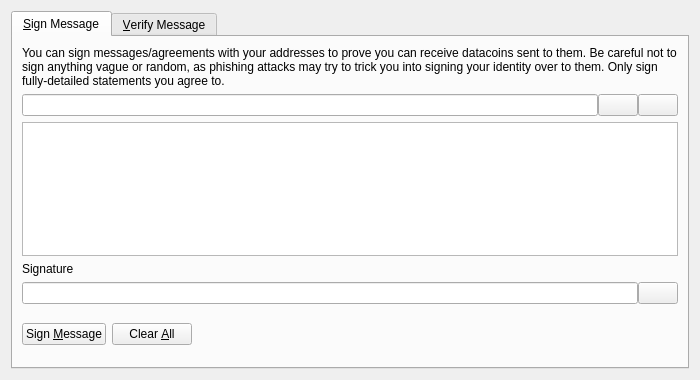
<?xml version="1.0" encoding="UTF-8"?>
<ui version="4.0">
 <class>SignVerifyMessageDialog</class>
 <widget class="QDialog" name="SignVerifyMessageDialog">
  <property name="geometry">
   <rect>
    <x>0</x>
    <y>0</y>
    <width>700</width>
    <height>380</height>
   </rect>
  </property>
  <property name="windowTitle">
   <string>Signatures - Sign / Verify a Message</string>
  </property>
  <property name="modal">
   <bool>true</bool>
  </property>
  <layout class="QVBoxLayout" name="verticalLayout">
   <item>
    <widget class="QTabWidget" name="tabWidget">
     <property name="currentIndex">
      <number>0</number>
     </property>
     <widget class="QWidget" name="tabSignMessage">
      <attribute name="title">
       <string>&amp;Sign Message</string>
      </attribute>
      <layout class="QVBoxLayout" name="verticalLayout_SM">
       <item>
        <widget class="QLabel" name="infoLabel_SM">
         <property name="text">
          <string>You can sign messages/agreements with your addresses to prove you can receive datacoins sent to them. Be careful not to sign anything vague or random, as phishing attacks may try to trick you into signing your identity over to them. Only sign fully-detailed statements you agree to.</string>
         </property>
         <property name="textFormat">
          <enum>Qt::PlainText</enum>
         </property>
         <property name="wordWrap">
          <bool>true</bool>
         </property>
        </widget>
       </item>
       <item>
        <layout class="QHBoxLayout" name="horizontalLayout_1_SM">
         <property name="spacing">
          <number>0</number>
         </property>
         <item>
          <widget class="QValidatedLineEdit" name="addressIn_SM">
           <property name="toolTip">
            <string>The Datacoin address to sign the message with</string>
           </property>
          </widget>
         </item>
         <item>
          <widget class="QPushButton" name="addressBookButton_SM">
           <property name="toolTip">
            <string>Choose previously used address</string>
           </property>
           <property name="text">
            <string/>
           </property>
           <property name="icon">
            <iconset resource="../bitcoin.qrc">
             <normaloff>:/icons/address-book</normaloff>:/icons/address-book</iconset>
           </property>
           <property name="shortcut">
            <string>Alt+A</string>
           </property>
           <property name="autoDefault">
            <bool>false</bool>
           </property>
          </widget>
         </item>
         <item>
          <widget class="QPushButton" name="pasteButton_SM">
           <property name="toolTip">
            <string>Paste address from clipboard</string>
           </property>
           <property name="text">
            <string/>
           </property>
           <property name="icon">
            <iconset resource="../bitcoin.qrc">
             <normaloff>:/icons/editpaste</normaloff>:/icons/editpaste</iconset>
           </property>
           <property name="shortcut">
            <string>Alt+P</string>
           </property>
           <property name="autoDefault">
            <bool>false</bool>
           </property>
          </widget>
         </item>
        </layout>
       </item>
       <item>
        <widget class="QPlainTextEdit" name="messageIn_SM">
         <property name="toolTip">
          <string>Enter the message you want to sign here</string>
         </property>
        </widget>
       </item>
       <item>
        <widget class="QLabel" name="signatureLabel_SM">
         <property name="text">
          <string>Signature</string>
         </property>
         <property name="textFormat">
          <enum>Qt::PlainText</enum>
         </property>
        </widget>
       </item>
       <item>
        <layout class="QHBoxLayout" name="horizontalLayout_2_SM">
         <property name="spacing">
          <number>0</number>
         </property>
         <item>
          <widget class="QLineEdit" name="signatureOut_SM">
           <property name="font">
            <font>
             <italic>true</italic>
            </font>
           </property>
           <property name="readOnly">
            <bool>true</bool>
           </property>
          </widget>
         </item>
         <item>
          <widget class="QPushButton" name="copySignatureButton_SM">
           <property name="toolTip">
            <string>Copy the current signature to the system clipboard</string>
           </property>
           <property name="text">
            <string/>
           </property>
           <property name="icon">
            <iconset resource="../bitcoin.qrc">
             <normaloff>:/icons/editcopy</normaloff>:/icons/editcopy</iconset>
           </property>
           <property name="autoDefault">
            <bool>false</bool>
           </property>
          </widget>
         </item>
        </layout>
       </item>
       <item>
        <layout class="QHBoxLayout" name="horizontalLayout_3_SM">
         <item>
          <widget class="QPushButton" name="signMessageButton_SM">
           <property name="toolTip">
            <string>Sign the message to prove you own this Datacoin address</string>
           </property>
           <property name="text">
            <string>Sign &amp;Message</string>
           </property>
           <property name="icon">
            <iconset resource="../bitcoin.qrc">
             <normaloff>:/icons/edit</normaloff>:/icons/edit</iconset>
           </property>
           <property name="autoDefault">
            <bool>false</bool>
           </property>
          </widget>
         </item>
         <item>
          <widget class="QPushButton" name="clearButton_SM">
           <property name="toolTip">
            <string>Reset all sign message fields</string>
           </property>
           <property name="text">
            <string>Clear &amp;All</string>
           </property>
           <property name="icon">
            <iconset resource="../bitcoin.qrc">
             <normaloff>:/icons/remove</normaloff>:/icons/remove</iconset>
           </property>
           <property name="autoDefault">
            <bool>false</bool>
           </property>
          </widget>
         </item>
         <item>
          <spacer name="horizontalSpacer_1_SM">
           <property name="orientation">
            <enum>Qt::Horizontal</enum>
           </property>
           <property name="sizeHint" stdset="0">
            <size>
             <width>40</width>
             <height>48</height>
            </size>
           </property>
          </spacer>
         </item>
         <item>
          <widget class="QLabel" name="statusLabel_SM">
           <property name="font">
            <font>
             <weight>75</weight>
             <bold>true</bold>
            </font>
           </property>
           <property name="text">
            <string/>
           </property>
           <property name="wordWrap">
            <bool>true</bool>
           </property>
          </widget>
         </item>
         <item>
          <spacer name="horizontalSpacer_2_SM">
           <property name="orientation">
            <enum>Qt::Horizontal</enum>
           </property>
           <property name="sizeHint" stdset="0">
            <size>
             <width>40</width>
             <height>48</height>
            </size>
           </property>
          </spacer>
         </item>
        </layout>
       </item>
      </layout>
     </widget>
     <widget class="QWidget" name="tabVerifyMessage">
      <attribute name="title">
       <string>&amp;Verify Message</string>
      </attribute>
      <layout class="QVBoxLayout" name="verticalLayout_VM">
       <item>
        <widget class="QLabel" name="infoLabel_VM">
         <property name="text">
          <string>Enter the receiver's address, message (ensure you copy line breaks, spaces, tabs, etc. exactly) and signature below to verify the message. Be careful not to read more into the signature than what is in the signed message itself, to avoid being tricked by a man-in-the-middle attack. Note that this only proves the signing party receives with the address, it cannot prove sendership of any transaction!</string>
         </property>
         <property name="textFormat">
          <enum>Qt::PlainText</enum>
         </property>
         <property name="alignment">
          <set>Qt::AlignLeading|Qt::AlignLeft|Qt::AlignTop</set>
         </property>
         <property name="wordWrap">
          <bool>true</bool>
         </property>
        </widget>
       </item>
       <item>
        <layout class="QHBoxLayout" name="horizontalLayout_1_VM">
         <property name="spacing">
          <number>0</number>
         </property>
         <item>
          <widget class="QValidatedLineEdit" name="addressIn_VM">
           <property name="toolTip">
            <string>The Datacoin address the message was signed with</string>
           </property>
          </widget>
         </item>
         <item>
          <widget class="QPushButton" name="addressBookButton_VM">
           <property name="toolTip">
            <string>Choose previously used address</string>
           </property>
           <property name="text">
            <string/>
           </property>
           <property name="icon">
            <iconset resource="../bitcoin.qrc">
             <normaloff>:/icons/address-book</normaloff>:/icons/address-book</iconset>
           </property>
           <property name="shortcut">
            <string>Alt+A</string>
           </property>
           <property name="autoDefault">
            <bool>false</bool>
           </property>
          </widget>
         </item>
        </layout>
       </item>
       <item>
        <widget class="QPlainTextEdit" name="messageIn_VM"/>
       </item>
       <item>
        <widget class="QValidatedLineEdit" name="signatureIn_VM"/>
       </item>
       <item>
        <layout class="QHBoxLayout" name="horizontalLayout_2_VM">
         <item>
          <widget class="QPushButton" name="verifyMessageButton_VM">
           <property name="toolTip">
            <string>Verify the message to ensure it was signed with the specified Datacoin address</string>
           </property>
           <property name="text">
            <string>Verify &amp;Message</string>
           </property>
           <property name="icon">
            <iconset resource="../bitcoin.qrc">
             <normaloff>:/icons/transaction_0</normaloff>:/icons/transaction_0</iconset>
           </property>
           <property name="autoDefault">
            <bool>false</bool>
           </property>
          </widget>
         </item>
         <item>
          <widget class="QPushButton" name="clearButton_VM">
           <property name="toolTip">
            <string>Reset all verify message fields</string>
           </property>
           <property name="text">
            <string>Clear &amp;All</string>
           </property>
           <property name="icon">
            <iconset resource="../bitcoin.qrc">
             <normaloff>:/icons/remove</normaloff>:/icons/remove</iconset>
           </property>
           <property name="autoDefault">
            <bool>false</bool>
           </property>
          </widget>
         </item>
         <item>
          <spacer name="horizontalSpacer_1_VM">
           <property name="orientation">
            <enum>Qt::Horizontal</enum>
           </property>
           <property name="sizeHint" stdset="0">
            <size>
             <width>40</width>
             <height>48</height>
            </size>
           </property>
          </spacer>
         </item>
         <item>
          <widget class="QLabel" name="statusLabel_VM">
           <property name="font">
            <font>
             <weight>75</weight>
             <bold>true</bold>
            </font>
           </property>
           <property name="text">
            <string/>
           </property>
           <property name="wordWrap">
            <bool>true</bool>
           </property>
          </widget>
         </item>
         <item>
          <spacer name="horizontalSpacer_2_VM">
           <property name="orientation">
            <enum>Qt::Horizontal</enum>
           </property>
           <property name="sizeHint" stdset="0">
            <size>
             <width>40</width>
             <height>48</height>
            </size>
           </property>
          </spacer>
         </item>
        </layout>
       </item>
      </layout>
     </widget>
    </widget>
   </item>
  </layout>
 </widget>
 <customwidgets>
  <customwidget>
   <class>QValidatedLineEdit</class>
   <extends>QLineEdit</extends>
   <header>qvalidatedlineedit.h</header>
  </customwidget>
 </customwidgets>
 <resources>
  <include location="../bitcoin.qrc"/>
 </resources>
 <connections/>
</ui>
